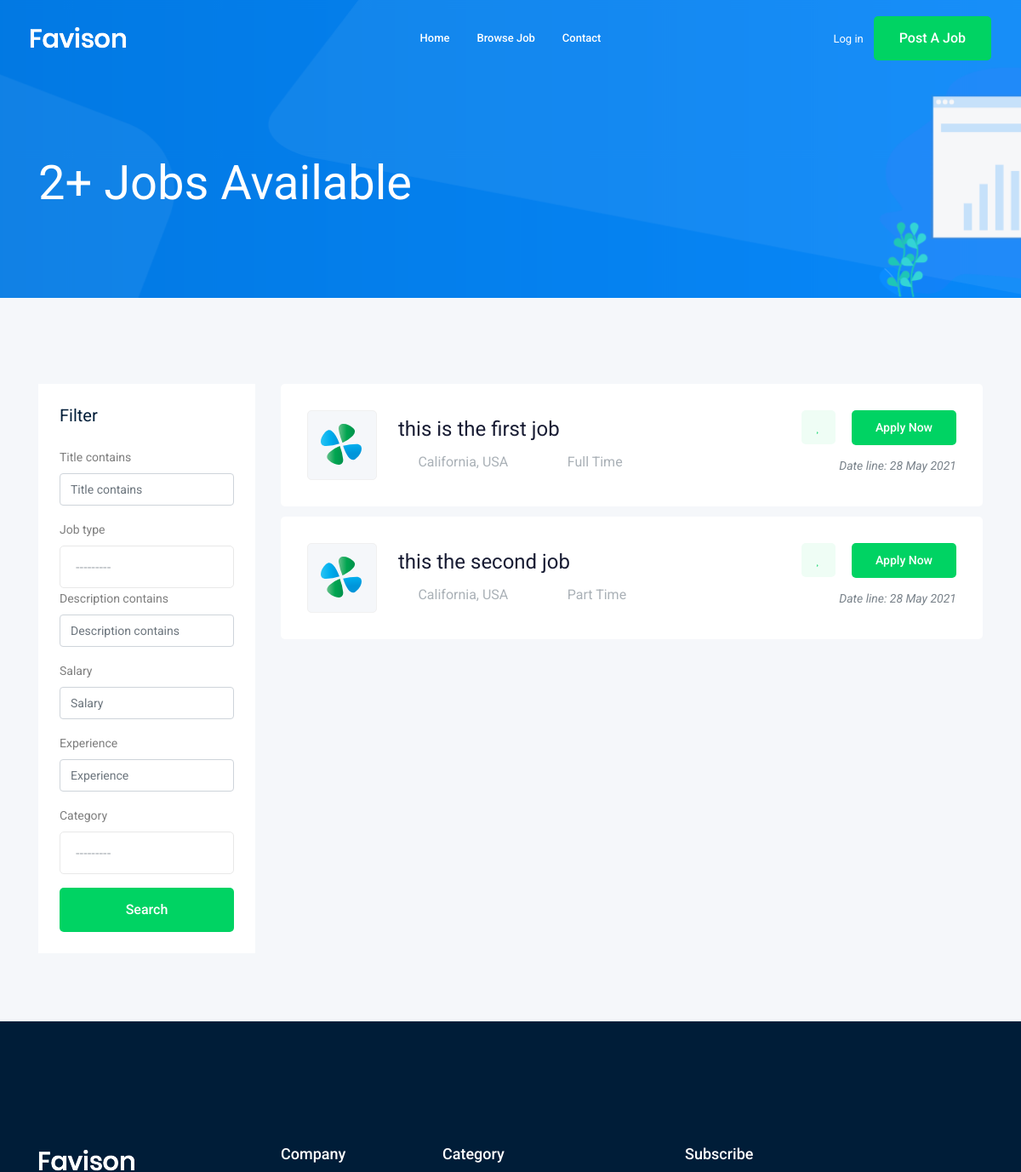
/jobs/?page=2 (upper part), run on an earlier commit of the app's database.
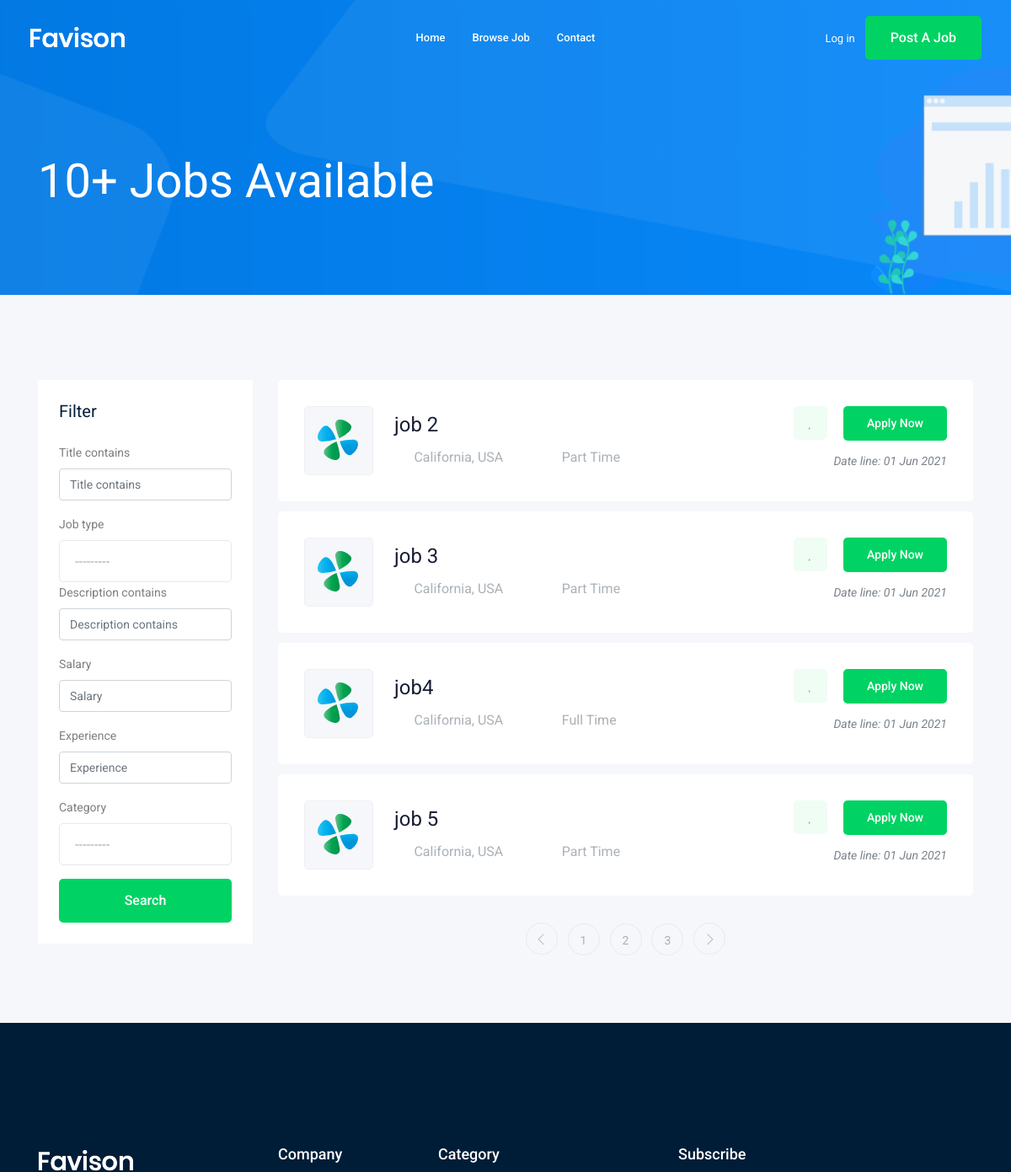
And on a later commit of the database.
### job/models.py (models this page shows, shortened)
class Job(models.Model):
    owner        = models.ForeignKey(User, name='owner', on_delete=models.CASCADE)
    title        = models.CharField(max_length=120)
    job_type     = models.CharField(
        max_length = 20,
        choices = job_type_choices,
        default = 'Full Time')
    description  = models.TextField(max_length=1000)
    published_at = models.DateTimeField(auto_now=True) # take the time by it self
    Vacancy      = models.IntegerField(default=1)
    salary       = models.IntegerField(default=0)
    experience   = models.IntegerField(default=1)
    category     = models.ForeignKey('Category', on_delete=models.CASCADE)# One to Many
    image        = models.ImageField(upload_to = 'jobs/')
    slug         = models.SlugField(null=True, blank=True)

### job/views.py (the view)
# urls.py: path('',views.job_list, name='job_list'),
def job_list(request):
    job_listn = Job.objects.all()
    myfilter = JobFilter(request.GET, queryset =job_listn )
    job_list = myfilter.qs
    paginator = Paginator(job_list, 4)
    page_number = request.GET.get('page')
    page_obj = paginator.get_page(page_number)
    context = {
        'jobs': page_obj,
        'all_jobs': job_listn,
        'myfilter': myfilter
    }
    return render(request, 'job/job_list.html', context)

### job/models.py (called while the page is built)
    def __str__(self):
        return self.name

### job/templates/job/job_list.html (shortened to what the changed rows need)
{%extends 'base.html' %}
{% load bootstrap5 %}
    {% block content%}
    <div class="bradcam_area bradcam_bg_1">
        <div class="container">
            <div class="row">
                <div class="col-xl-12">
                    <div class="bradcam_text">
                        <h3>{{ all_jobs.count }}+ Jobs Available</h3>
                    </div>
                </div>
            </div>
        </div>
    </div>
    <div class="job_listing_area plus_padding">
        <div class="container">
            <div class="row">
                <div class="col-lg-9">
                    <div class="job_lists m-0">
                        <div class="row">
                            {%for job in jobs %}
                            <div class="col-lg-12 col-md-12">
                                <div class="single_jobs white-bg d-flex justify-content-between">
                                    <div class="jobs_left d-flex align-items-center">
                                        <div class="thumb">
                                            <img src="img/svg_icon/1.svg" alt="">
                                        </div>
                                        <div class="jobs_conetent">
                                            <a href="{% url 'jobs:job_detail' job.slug%}"><h4>{{job.title}}</h4></a>
                                            <div class="links_locat d-flex align-items-center">
                                                <div class="location">
                                                    <p> <i class="fa fa-map-marker"></i> California, USA</p>
                                                </div>
                                                <div class="location">
                                                    <p> <i class="fa fa-clock-o"></i>{{job.job_type}}</p>
                                                </div>
                                            </div>
                                        </div>
                                    </div>
                                    <div class="jobs_right">
                                        <div class="apply_now">
                                            <a class="heart_mark" href="#"> <i class="fa fa-heart"></i> </a>
                                            <a href="{% url 'jobs:job_detail' job.slug%}" class="boxed-btn3">Apply Now</a>
                                        </div>
                                        <div class="date">
                                            <p>Date line: {{job.published_at|date:"d M Y"}}</p>
                                        </div>
                                    </div>
                                </div>
                            </div>
                            {%endfor%}
                        </div>
                        <div class="row">
                            <div class="col-lg-12">
                                <div class="pagination_wrap">
                                    {%if jobs.has_other_pages%}
                                    <ul>
                                        {%if jobs.has_previous %}
                                            <li><a href="?page={{ jobs.previous_page_number }}"> <i class="ti-angle-left"></i> </a></li>
                                        {%endif %}
                                        {%for i in jobs.paginator.page_range %}
                                            <li><a href="?page={{i}}"><span>{{i}}</span></a></li>
                                        {% endfor %}
                                        {%if jobs.has_next %}
                                            <li><a href="?page={{ jobs.next_page_number }}"> <i class="ti-angle-right"></i> </a></li>
                                        {%endif%}
                                    </ul>
                                    {%endif%}
                                </div>
                            </div>
                        </div>
                    </div>
                </div>
            </div>
        </div>
    </div>
    {%endblock%}

What changed in the data, as far as the page shows it:
no longer on this page (row unchanged): Job: title "this is the first job", job_type "Full Time", published_at "28 May 2021"
no longer on this page (row unchanged): Job: title "this the second job", job_type "Part Time", published_at "28 May 2021"
added Job: title "job 2", job_type "Part Time", published_at "01 Jun 2021"
added Job: title "job 3", job_type "Part Time", published_at "01 Jun 2021"
added Job: title "job4", job_type "Full Time", published_at "01 Jun 2021"
added Job: title "job 5", job_type "Part Time", published_at "01 Jun 2021"
Also different on the page:
{{ all_jobs.count }}: "2" → "10"
new list line: "1"
new list line: "2"
new list line: "3"
